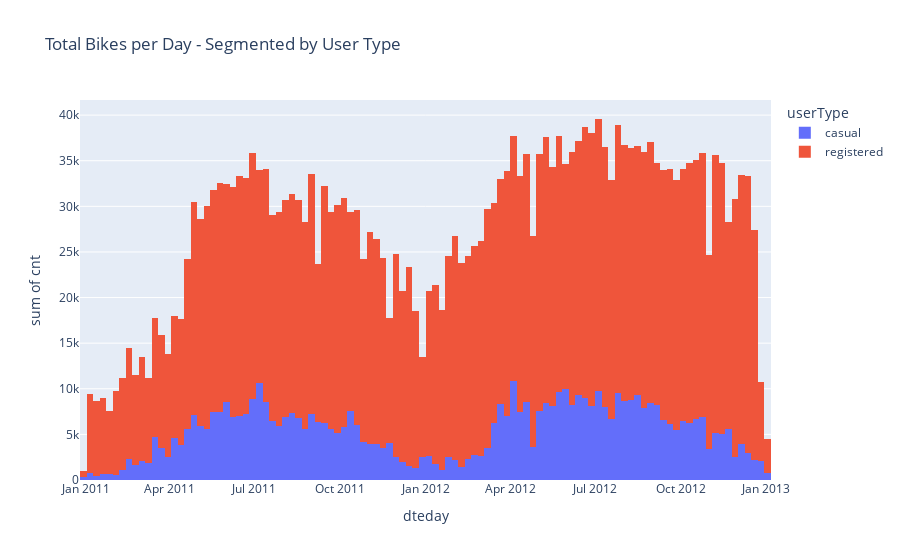

Write notebook code for a chart like this one.
### Markdown cell above
1. Evolution of total bikes per day segmented by User Type

### Code cell
px.histogram(dfUser, x='dteday', y="cnt", color='userType', title='Total Bikes per Day - Segmented by User Type')

### Figure 1 — Plotly figure (JSON) as saved in the notebook; plotly's stock layout.template omitted (floating-point values rounded to 4 significant figures; data arrays with more than 128 entries replaced by an {"elided": "..."} marker saying what was removed)
{"data": [{"alignmentgroup": "True", "bingroup": "x", "histfunc": "sum", "hovertemplate": "userType=casual<br>dteday=%{x}<br>sum of cnt=%{y}<extra></extra>", "legendgroup": "casual", "marker": {"color": "#636efa", "pattern": {"shape": ""}}, "name": "casual", "offsetgroup": "casual", "orientation": "v", "showlegend": true, "type": "histogram", "x": {"elided": "16874 str values"}, "xaxis": "x", "y": {"elided": "16874 int values"}, "yaxis": "y"}, {"alignmentgroup": "True", "bingroup": "x", "histfunc": "sum", "hovertemplate": "userType=registered<br>dteday=%{x}<br>sum of cnt=%{y}<extra></extra>", "legendgroup": "registered", "marker": {"color": "#EF553B", "pattern": {"shape": ""}}, "name": "registered", "offsetgroup": "registered", "orientation": "v", "showlegend": true, "type": "histogram", "x": {"elided": "16874 str values"}, "xaxis": "x", "y": {"elided": "16874 int values"}, "yaxis": "y"}], "layout": {"barmode": "relative", "legend": {"title": {"text": "userType"}, "tracegroupgap": 0}, "title": {"text": "Total Bikes per Day - Segmented by User Type"}, "xaxis": {"anchor": "y", "domain": [0, 1], "title": {"text": "dteday"}}, "yaxis": {"anchor": "x", "domain": [0, 1], "title": {"text": "sum of cnt"}}}}
